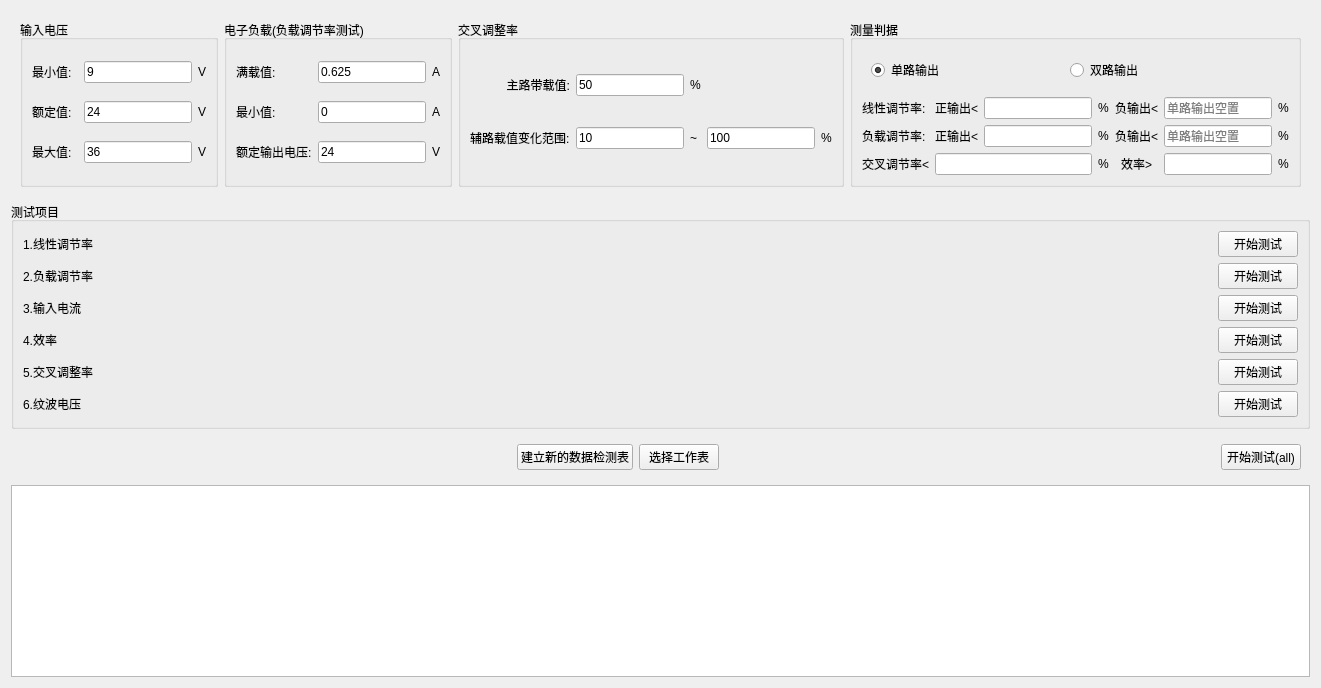
     <widget class="QWidget" name="measureConfig">
      <attribute name="title">
       <string>测试设置</string>
      </attribute>
      <layout class="QVBoxLayout" name="verticalLayout">
       <item>
        <widget class="QWidget" name="widget_3" native="true">
         <layout class="QHBoxLayout" name="horizontalLayout_6">
          <item>
           <widget class="QGroupBox" name="groupBox_4">
            <property name="title">
             <string>输入电压</string>
            </property>
            <layout class="QGridLayout" name="gridLayout_4">
             <item row="1" column="2">
              <widget class="QLineEdit" name="lineEdit_standardV">
               <property name="text">
                <string>24</string>
               </property>
              </widget>
             </item>
             <item row="2" column="3">
              <widget class="QLabel" name="label_32">
               <property name="text">
                <string>V</string>
               </property>
              </widget>
             </item>
             <item row="1" column="0">
              <widget class="QLabel" name="label_27">
               <property name="text">
                <string>额定值:</string>
               </property>
              </widget>
             </item>
             <item row="2" column="2">
              <widget class="QLineEdit" name="lineEdit_maxV">
               <property name="text">
                <string>36</string>
               </property>
              </widget>
             </item>
             <item row="0" column="3">
              <widget class="QLabel" name="label_30">
               <property name="text">
                <string>V</string>
               </property>
              </widget>
             </item>
             <item row="1" column="3">
              <widget class="QLabel" name="label_31">
               <property name="text">
                <string>V</string>
               </property>
              </widget>
             </item>
             <item row="0" column="2">
              <widget class="QLineEdit" name="lineEdit_minV">
               <property name="text">
                <string>9</string>
               </property>
              </widget>
             </item>
             <item row="0" column="0">
              <widget class="QLabel" name="label_26">
               <property name="text">
                <string>最小值:</string>
               </property>
              </widget>
             </item>
             <item row="2" column="0" colspan="2">
              <widget class="QLabel" name="label_28">
               <property name="text">
                <string>最大值:</string>
               </property>
              </widget>
             </item>
            </layout>
           </widget>
          </item>
          <item>
           <widget class="QGroupBox" name="groupBox_5">
            <property name="title">
             <string>电子负载(负载调节率测试)</string>
            </property>
            <layout class="QGridLayout" name="gridLayout_6">
             <item row="1" column="2">
              <widget class="QLabel" name="label_35">
               <property name="text">
                <string>A</string>
               </property>
              </widget>
             </item>
             <item row="0" column="0">
              <widget class="QLabel" name="label_29">
               <property name="text">
                <string>满载值:</string>
               </property>
              </widget>
             </item>
             <item row="1" column="0">
              <widget class="QLabel" name="label_34">
               <property name="text">
                <string>最小值:</string>
               </property>
              </widget>
             </item>
             <item row="0" column="1">
              <widget class="QLineEdit" name="lineEdit_maxLoad">
               <property name="text">
                <string>0.625</string>
               </property>
              </widget>
             </item>
             <item row="0" column="2">
              <widget class="QLabel" name="label_33">
               <property name="text">
                <string>A</string>
               </property>
              </widget>
             </item>
             <item row="1" column="1">
              <widget class="QLineEdit" name="lineEdit_minLoad">
               <property name="text">
                <string>0</string>
               </property>
              </widget>
             </item>
             <item row="2" column="0">
              <widget class="QLabel" name="label_42">
               <property name="text">
                <string>额定输出电压:</string>
               </property>
              </widget>
             </item>
             <item row="2" column="1">
              <widget class="QLineEdit" name="lineEdit_standardOutputV">
               <property name="text">
                <string>24</string>
               </property>
              </widget>
             </item>
             <item row="2" column="2">
              <widget class="QLabel" name="label_43">
               <property name="text">
                <string>V</string>
               </property>
              </widget>
             </item>
            </layout>
           </widget>
          </item>
          <item>
           <widget class="QGroupBox" name="groupBox_9">
            <property name="title">
             <string>交叉调整率</string>
            </property>
            <layout class="QGridLayout" name="gridLayout_9">
             <item row="1" column="1">
              <widget class="QLineEdit" name="lineEdit_secondaryMinLoadCondition">
               <property name="text">
                <string>10</string>
               </property>
              </widget>
             </item>
             <item row="1" column="3">
              <widget class="QLineEdit" name="lineEdit_secondaryMaxLoadCondition">
               <property name="text">
                <string>100</string>
               </property>
              </widget>
             </item>
             <item row="1" column="2">
              <widget class="QLabel" name="label_64">
               <property name="text">
                <string>~</string>
               </property>
              </widget>
             </item>
             <item row="0" column="0">
              <widget class="QLabel" name="label_61">
               <property name="text">
                <string>主路带载值:</string>
               </property>
               <property name="alignment">
                <set>Qt::AlignmentFlag::AlignRight|Qt::AlignmentFlag::AlignTrailing|Qt::AlignmentFlag::AlignVCenter</set>
               </property>
              </widget>
             </item>
             <item row="0" column="2">
              <widget class="QLabel" name="label_63">
               <property name="text">
                <string>%</string>
               </property>
              </widget>
             </item>
             <item row="0" column="1">
              <widget class="QLineEdit" name="lineEdit_mainLoadCondition">
               <property name="text">
                <string>50</string>
               </property>
              </widget>
             </item>
             <item row="1" column="0">
              <widget class="QLabel" name="label_62">
               <property name="text">
                <string>辅路载值变化范围:</string>
               </property>
              </widget>
             </item>
             <item row="1" column="4">
              <widget class="QLabel" name="label_65">
               <property name="text">
                <string>%</string>
               </property>
              </widget>
             </item>
            </layout>
           </widget>
          </item>
          <item>
           <widget class="QGroupBox" name="groupBox_7">
            <property name="title">
             <string>测量判据</string>
            </property>
            <layout class="QGridLayout" name="gridLayout_8">
             <item row="3" column="0">
              <widget class="QLabel" name="label_66">
               <property name="text">
                <string>交叉调节率&lt;</string>
               </property>
              </widget>
             </item>
             <item row="2" column="3">
              <widget class="QLabel" name="label_45">
               <property name="text">
                <string>%</string>
               </property>
              </widget>
             </item>
             <item row="1" column="3">
              <widget class="QLabel" name="label_44">
               <property name="text">
                <string>%</string>
               </property>
              </widget>
             </item>
             <item row="3" column="4">
              <widget class="QLabel" name="label_46">
               <property name="layoutDirection">
                <enum>Qt::LayoutDirection::LeftToRight</enum>
               </property>
               <property name="text">
                <string>效率&gt;</string>
               </property>
               <property name="alignment">
                <set>Qt::AlignmentFlag::AlignCenter</set>
               </property>
              </widget>
             </item>
             <item row="2" column="0">
              <widget class="QLabel" name="label_37">
               <property name="text">
                <string>负载调节率:</string>
               </property>
              </widget>
             </item>
             <item row="3" column="5">
              <widget class="QLineEdit" name="lineEdit_yita">
               <property name="sizePolicy">
                <sizepolicy hsizetype="Ignored" vsizetype="Fixed">
                 <horstretch>0</horstretch>
                 <verstretch>0</verstretch>
                </sizepolicy>
               </property>
              </widget>
             </item>
             <item row="1" column="4">
              <widget class="QLabel" name="label_49">
               <property name="text">
                <string>负输出&lt;</string>
               </property>
              </widget>
             </item>
             <item row="1" column="2">
              <widget class="QLineEdit" name="lineEdit_lineRegulation"/>
             </item>
             <item row="1" column="1">
              <widget class="QLabel" name="label_50">
               <property name="text">
                <string>正输出&lt;</string>
               </property>
               <property name="alignment">
                <set>Qt::AlignmentFlag::AlignCenter</set>
               </property>
              </widget>
             </item>
             <item row="3" column="6">
              <widget class="QLabel" name="label_47">
               <property name="text">
                <string>%</string>
               </property>
              </widget>
             </item>
             <item row="2" column="1">
              <widget class="QLabel" name="label_52">
               <property name="text">
                <string>正输出&lt;</string>
               </property>
               <property name="alignment">
                <set>Qt::AlignmentFlag::AlignCenter</set>
               </property>
              </widget>
             </item>
             <item row="1" column="6">
              <widget class="QLabel" name="label_51">
               <property name="text">
                <string>%</string>
               </property>
              </widget>
             </item>
             <item row="2" column="2">
              <widget class="QLineEdit" name="lineEdit_loadRegulation"/>
             </item>
             <item row="2" column="6">
              <widget class="QLabel" name="label_54">
               <property name="text">
                <string>%</string>
               </property>
              </widget>
             </item>
             <item row="1" column="5">
              <widget class="QLineEdit" name="lineEdit_lineRegulation_negative">
               <property name="placeholderText">
                <string>单路输出空置</string>
               </property>
              </widget>
             </item>
             <item row="2" column="5">
              <widget class="QLineEdit" name="lineEdit_loadRegulation_negative">
               <property name="placeholderText">
                <string>单路输出空置</string>
               </property>
              </widget>
             </item>
             <item row="1" column="0">
              <widget class="QLabel" name="label_36">
               <property name="text">
                <string>线性调节率:</string>
               </property>
              </widget>
             </item>
             <item row="2" column="4">
              <widget class="QLabel" name="label_53">
               <property name="text">
                <string>负输出&lt;</string>
               </property>
              </widget>
             </item>
             <item row="0" column="0" colspan="6">
              <widget class="QWidget" name="widget_6" native="true">
               <property name="sizePolicy">
                <sizepolicy hsizetype="Preferred" vsizetype="Preferred">
                 <horstretch>0</horstretch>
                 <verstretch>0</verstretch>
                </sizepolicy>
               </property>
               <layout class="QHBoxLayout" name="horizontalLayout_8">
                <item>
                 <widget class="QRadioButton" name="radioButton_singgleChannel">
                  <property name="text">
                   <string>单路输出</string>
                  </property>
                  <property name="checkable">
                   <bool>true</bool>
                  </property>
                  <property name="checked">
                   <bool>true</bool>
                  </property>
                 </widget>
                </item>
                <item>
                 <widget class="QRadioButton" name="radioButton_dualChannel">
                  <property name="text">
                   <string>双路输出</string>
                  </property>
                  <property name="checked">
                   <bool>false</bool>
                  </property>
                 </widget>
                </item>
               </layout>
              </widget>
             </item>
             <item row="3" column="1" colspan="2">
              <widget class="QLineEdit" name="lineEdit_crossR"/>
             </item>
             <item row="3" column="3">
              <widget class="QLabel" name="label_67">
               <property name="text">
                <string>%</string>
               </property>
              </widget>
             </item>
            </layout>
           </widget>
          </item>
         </layout>
        </widget>
       </item>
       <item>
        <widget class="QGroupBox" name="groupBox_8">
         <property name="title">
          <string>测试项目</string>
         </property>
         <layout class="QGridLayout" name="gridLayout_7">
          <item row="2" column="3">
           <widget class="QPushButton" name="pushButton_test3">
            <property name="text">
             <string>开始测试</string>
            </property>
           </widget>
          </item>
          <item row="0" column="3">
           <widget class="QPushButton" name="pushButton_test1">
            <property name="text">
             <string>开始测试</string>
            </property>
           </widget>
          </item>
          <item row="5" column="1">
           <spacer name="horizontalSpacer_12">
            <property name="orientation">
             <enum>Qt::Orientation::Horizontal</enum>
            </property>
            <property name="sizeHint" stdset="0">
             <size>
              <width>40</width>
              <height>20</height>
             </size>
            </property>
           </spacer>
          </item>
          <item row="1" column="1">
           <spacer name="horizontalSpacer">
            <property name="orientation">
             <enum>Qt::Orientation::Horizontal</enum>
            </property>
            <property name="sizeHint" stdset="0">
             <size>
              <width>40</width>
              <height>20</height>
             </size>
            </property>
           </spacer>
          </item>
          <item row="0" column="0">
           <widget class="QLabel" name="label_38">
            <property name="text">
             <string>1.线性调节率</string>
            </property>
           </widget>
          </item>
          <item row="1" column="0">
           <widget class="QLabel" name="label_39">
            <property name="text">
             <string>2.负载调节率</string>
            </property>
           </widget>
          </item>
          <item row="4" column="1">
           <spacer name="horizontalSpacer_7">
            <property name="orientation">
             <enum>Qt::Orientation::Horizontal</enum>
            </property>
            <property name="sizeHint" stdset="0">
             <size>
              <width>40</width>
              <height>20</height>
             </size>
            </property>
           </spacer>
          </item>
          <item row="2" column="1">
           <spacer name="horizontalSpacer_4">
            <property name="orientation">
             <enum>Qt::Orientation::Horizontal</enum>
            </property>
            <property name="sizeHint" stdset="0">
             <size>
              <width>40</width>
              <height>20</height>
             </size>
            </property>
           </spacer>
          </item>
          <item row="2" column="0">
           <widget class="QLabel" name="label_40">
            <property name="text">
             <string>3.输入电流</string>
            </property>
           </widget>
          </item>
          <item row="1" column="3">
           <widget class="QPushButton" name="pushButton_test2">
            <property name="text">
             <string>开始测试</string>
            </property>
           </widget>
          </item>
          <item row="4" column="0">
           <widget class="QLabel" name="label_41">
            <property name="text">
             <string>4.效率</string>
            </property>
           </widget>
          </item>
          <item row="5" column="0">
           <widget class="QLabel" name="label_48">
            <property name="text">
             <string>5.交叉调整率</string>
            </property>
           </widget>
          </item>
          <item row="0" column="1">
           <spacer name="horizontalSpacer_3">
            <property name="orientation">
             <enum>Qt::Orientation::Horizontal</enum>
            </property>
            <property name="sizeHint" stdset="0">
             <size>
              <width>40</width>
              <height>20</height>
             </size>
            </property>
           </spacer>
          </item>
          <item row="5" column="3">
           <widget class="QPushButton" name="pushButton_test5">
            <property name="text">
             <string>开始测试</string>
            </property>
           </widget>
          </item>
          <item row="4" column="3">
           <widget class="QPushButton" name="pushButton_test4">
            <property name="text">
             <string>开始测试</string>
            </property>
           </widget>
          </item>
          <item row="6" column="0">
           <widget class="QLabel" name="label_25">
            <property name="text">
             <string>6.纹波电压</string>
            </property>
           </widget>
          </item>
          <item row="6" column="3">
           <widget class="QPushButton" name="pushButton_test6">
            <property name="text">
             <string>开始测试</string>
            </property>
           </widget>
          </item>
          <item row="6" column="1">
           <spacer name="horizontalSpacer_15">
            <property name="orientation">
             <enum>Qt::Orientation::Horizontal</enum>
            </property>
            <property name="sizeHint" stdset="0">
             <size>
              <width>40</width>
              <height>20</height>
             </size>
            </property>
           </spacer>
          </item>
         </layout>
        </widget>
       </item>
       <item>
        <widget class="QWidget" name="widget_5" native="true">
         <layout class="QHBoxLayout" name="horizontalLayout_7">
          <item>
           <spacer name="horizontalSpacer_9">
            <property name="orientation">
             <enum>Qt::Orientation::Horizontal</enum>
            </property>
            <property name="sizeHint" stdset="0">
             <size>
              <width>40</width>
              <height>20</height>
             </size>
            </property>
           </spacer>
          </item>
          <item>
           <widget class="QPushButton" name="pushButton_Excel">
            <property name="text">
             <string>建立新的数据检测表</string>
            </property>
           </widget>
          </item>
          <item>
           <widget class="QPushButton" name="pushButton_ExcelSelect">
            <property name="text">
             <string>选择工作表</string>
            </property>
           </widget>
          </item>
          <item>
           <spacer name="horizontalSpacer_10">
            <property name="orientation">
             <enum>Qt::Orientation::Horizontal</enum>
            </property>
            <property name="sizeHint" stdset="0">
             <size>
              <width>40</width>
              <height>20</height>
             </size>
            </property>
           </spacer>
          </item>
          <item>
           <widget class="QPushButton" name="pushButton_allltest">
            <property name="text">
             <string>开始测试(all)</string>
            </property>
           </widget>
          </item>
         </layout>
        </widget>
       </item>
       <item>
        <widget class="QTextEdit" name="textEdit"/>
       </item>
      </layout>
     </widget>
